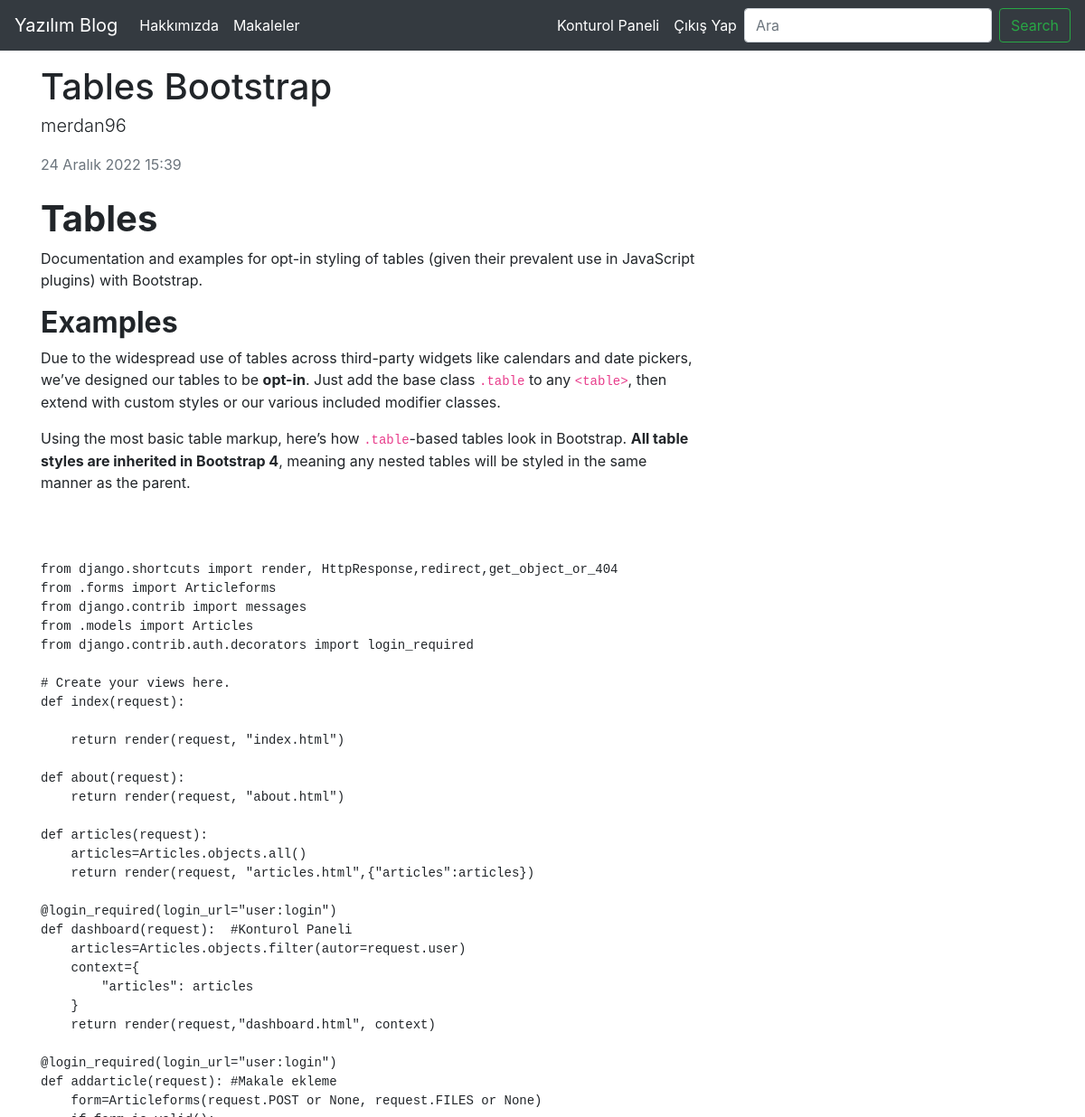
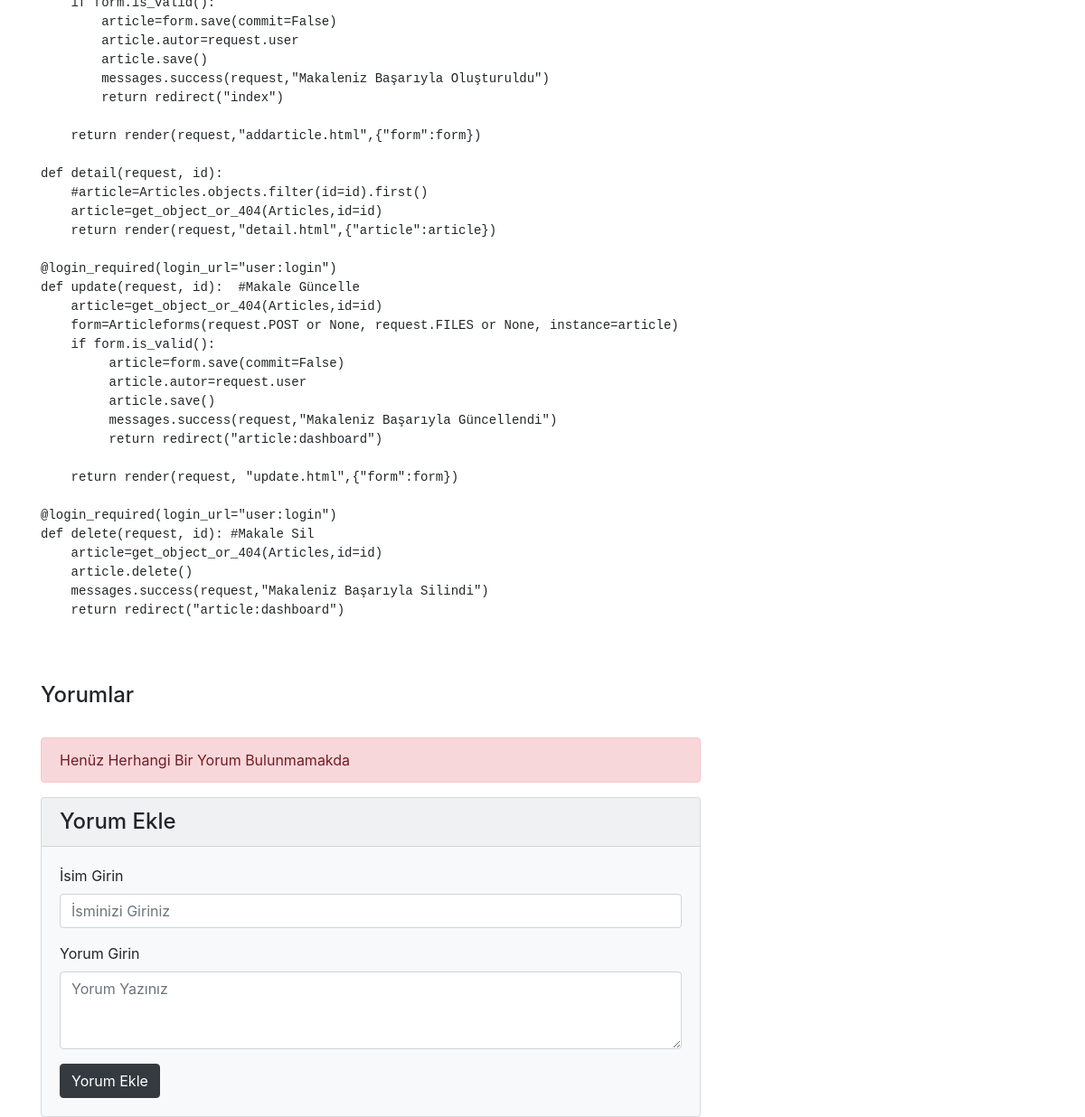
Page /articles/article/6 (signed in) on the committed database (2 pictures, top to bottom).
### article/models.py (models this page shows, shortened)
class Articles(models.Model):
    autor=models.ForeignKey("auth.user", on_delete=models.CASCADE,verbose_name="Yazar")
    title = models.CharField(max_length=50, verbose_name="Başlık" )
    content= models.TextField(verbose_name="İçerik")
    created_date=models.DateTimeField(auto_now_add=True, verbose_name="Oluşturulma Tarihi")
    article_image=models.FileField(blank=True, null=True,verbose_name="Resim Ekle")
    class Meta:
       ordering = ['-created_date']

### article/views.py (the view)
# urls.py: path('article/<int:id>', views.detail, name="detail"),
def detail(request, id):
    article=get_object_or_404(Articles,id=id)
    comments=article.comments.all()
    return render(request,"detail.html",{"article":article, "comments":comments})

### article/templates/detail.html (shortened to what this page needs)
{% extends 'layout.html' %}
{% block body %}
<div class="row">
    <div class="col-lg-8">
        <article>
            <header class="mb-4">
                <h1 class="fw-bolder mb-1">{{article.title}}</h1>
                <p class="lead"> {{article.autor}}</p>
                <div class="text-muted fst-italic mb-2">{{article.created_date}}</div>
            </header>
            <section class="mb-5">
                <p class="fs-5 mb-4">{{article.content|safe}}</p>
            </section>
        </article>
        <h4>Yorumlar</h4>
        <br>
        {% if comments %}
        {% for comment in comments %}
        <div class="d-flex">
            <div class="flex-shrink-0"><img class="rounded-circle" src="https://dummyimage.com/50x50/ced4da/6c757d.jpg" alt="..." /></div>
            <div class="ms-3">
                <div class="fw-bold">{{comment.comment_autor}}</div>
                {{comment.comment_date}} <br>
               {{comment.comment_content}}
            </div>
        </div>
        <hr>
        {% endfor %}
        <br>
        {% else %}
        <div class="alert alert-danger">
            Henüz Herhangi Bir Yorum Bulunmamakda
        </div>
        {% endif %}
            <div class="card bg-light">
                <h4 class="card-header">Yorum Ekle</h4>
                <div class="card-body">
                   <form  method="post" action="{%url 'article:comment' article.id %}">
                       <div class="form-group">
                           <label for="formGroupExampleInput">İsim Girin</label>
                            <input name="comment_autor" type="text" class="form-control" id="formGroupExampleInput" placeholder="İsminizi Giriniz">
                        </div>
                        <div class="form-group">
                            <label for="formGroupExampleInput">Yorum Girin</label>
                           <textarea name="comment_content" class="form-control" rows="3" placeholder="Yorum Yazınız"></textarea>
                       </div>
                      <button type="submit" class="btn btn-dark ">Yorum Ekle</button>
                  </form>
                </div>
            </div>
    </div>
</div>
{% endblock body %}

### rows in the picture
Articles: title "Tables Bootstrap", autor "merdan96", created_date "24 Aralık 2022 15:39", content "Tables Documentation and examples for opt-in styling of tables (given their prevalent use in JavaScript plugins) with Bootstrap. Examples Due to the widespread use of tables across third-party widgets like calendars and date pickers, we’ve designed our tables to be opt-in . Just add the base class .table to any <table> , then extend with custom styles or our various included modifier classes. Using the most basic table markup, here’s how .table -based tables look in Bootstrap. All table styles are inherited in Bootstrap 4 , meaning any nested tables will be styled in the same manner as the parent. from django.shortcuts import render, HttpResponse,redirect,get_object_or_404 from .forms…"
